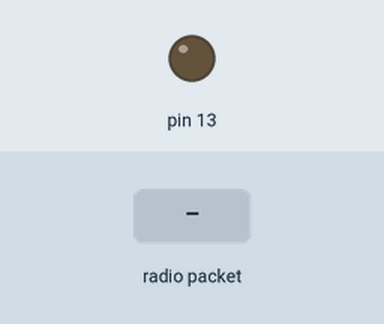
A sketch run on a simulated Arduino Uno, built with avr-gcc and run on an emulated ATmega328P. Parts: output pins drawn as LEDs (lit = HIGH). The inputs (shaded band) are chosen by the test bench. No radio packets arrive unless stated.

Above: at 1.2 s.
1.3 s: radio packet "1" arrives
At 1.8 s:
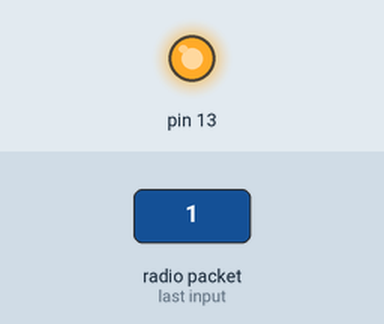
Timing chart, 0 to 4.3 s (numbered marks = the images above; inputs shaded):
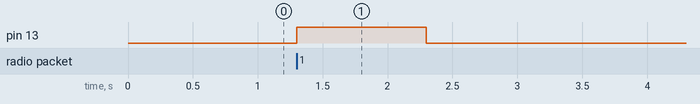

Measured:
- after the input at 1.3 s, pin 13: LOW → HIGH at once, → LOW 1.0 s later

The sketch:

test_echo_transmitter_receiver_0.ino
```cpp
//#include <SPI.h>
#include <RH_ASK.h>

RH_ASK driver;

void setup()
{
  if (!driver.init())
  {
    Serial.begin(9600);
    Serial.println("can't do");
  }
  pinMode(13, OUTPUT);
  digitalWrite(13, LOW);
}

uint8_t buffer[128];

void loop()
{
  uint8_t messageLength = 128;
  if (driver.recv(buffer, &messageLength))
  {
    digitalWrite(13, HIGH);
    delay(1000);
    digitalWrite(13, LOW);
    driver.send((const uint8_t*)buffer, messageLength);
    driver.waitPacketSent();
  }
}
```
